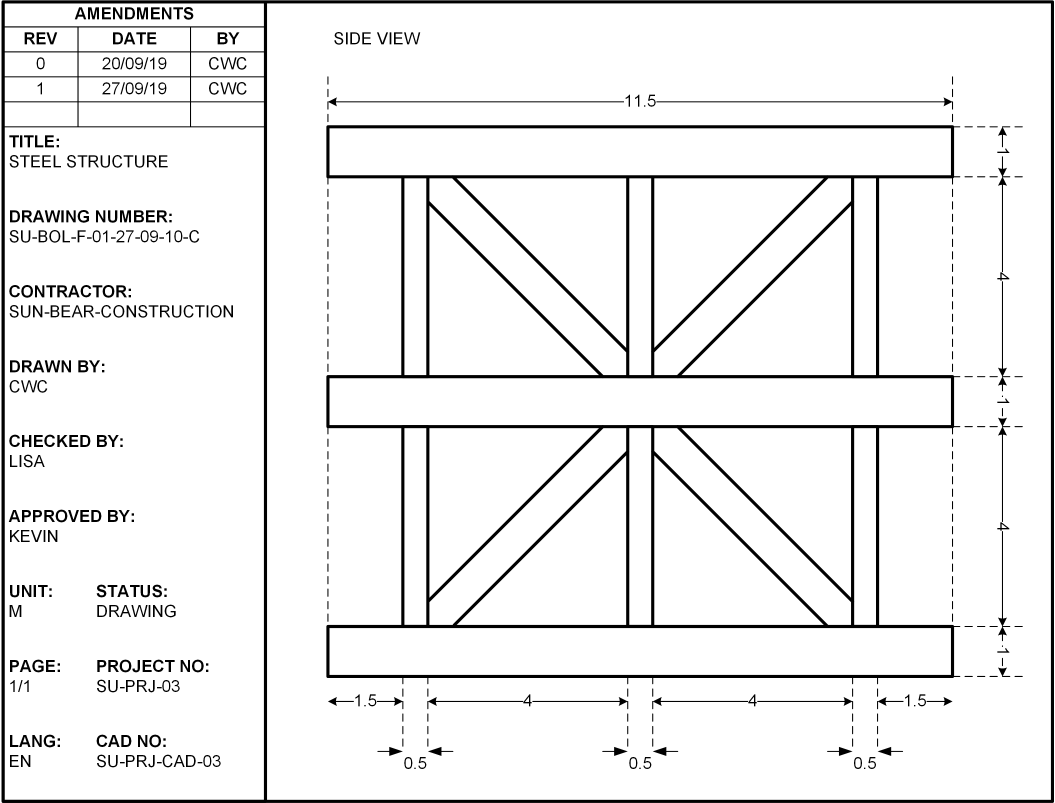
#> input picture sample_drawings/08.png, 3163 x 2409 px (shown at 1/3 size)
$ python process1.py
#> lines starting #> are read from the running program, lines starting #| are printed output that depends on the picture; after the words box and inside, x2 and y2 are one past the last pixel; in counts of white or black regions, pixels touching at a corner belong together
#!/usr/bin/env python3
# -*- coding: utf-8 -*-
"""
Created on Sun Nov  8 00:27:11 2020

@author: yywong
"""

#FOR DRAWING INFO WITH NO INTERNAL TABLE LINES
#DRAWING: 08.png

import cv2
import numpy as np
from matplotlib import pyplot as pt
import pytesseract
from pytesseract import Output
import re
import pandas as pd

pytesseract.pytesseract.tesseract_cmd = "/usr/local/bin/tesseract"

#Read image
img = cv2.imread("08.png", 0)
#> img is the input picture: shape (2409, 3163); min 0, max 255, mean 237.7
img = cv2.cvtColor(img, cv2.COLOR_BGR2RGB)

#Binarise image with the pre-defined threshold
thresh = 128
img_bin = cv2.threshold(img, thresh, 255, cv2.THRESH_BINARY)[1]
#> img_bin: shape (2409, 3163, 3); 93.3% white; 432 black regions (8 under 20 px), largest, box (x1, y1, x2, y2) and area: (979, 376, 2881, 2053) 235152, (5, 1, 3162, 2409) 138161, (1969, 292, 2859, 329) 2993

#Rotate image so that table line is horizontal
rotated = cv2.rotate(img_bin, cv2.ROTATE_90_CLOCKWISE)
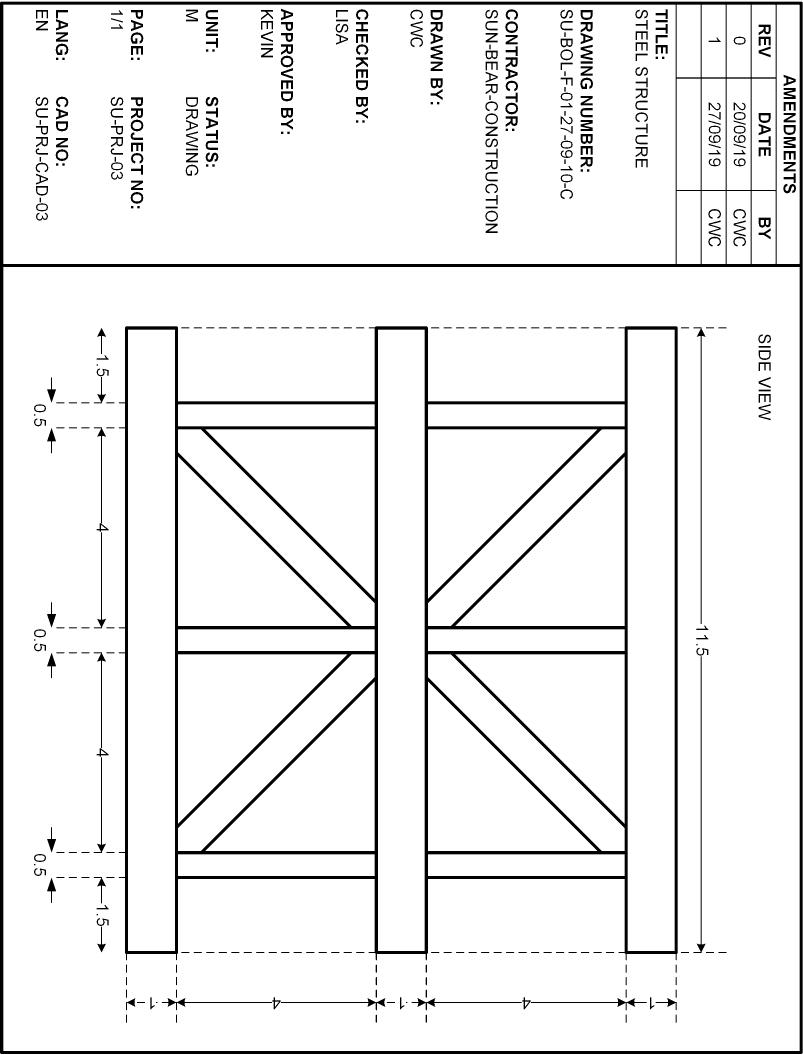
#> rotated: shape (3163, 2409, 3) (shown at 1/3 size); 93.3% white; 432 black regions (8 under 20 px), largest, box (x1, y1, x2, y2) and area: (356, 979, 2033, 2881) 235152, (0, 5, 2408, 3162) 138161, (2080, 1969, 2117, 2859) 2993

#Plot histogram to find table
counts = np.sum(rotated==0, axis=1)
#pt.plot(counts)
#pt.figure()
#pt.imshow(img_bin, cmap="gray")

#Extract drawing and save as new image

drawing = img_bin[0:2409,800:3163]
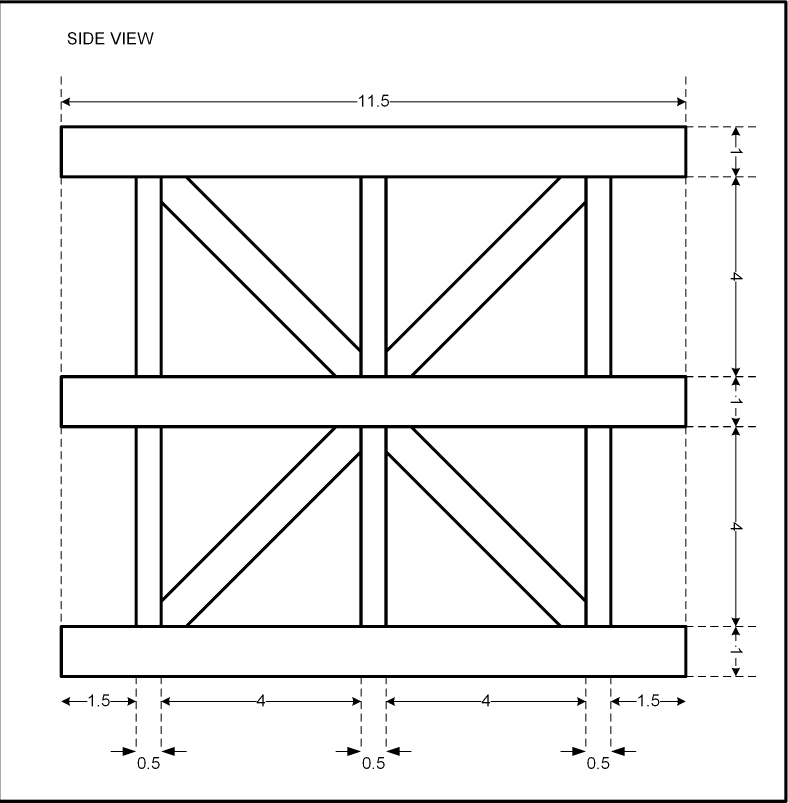
#> drawing: shape (2409, 2363, 3) (shown at 1/3 size); 93.9% white; 175 black regions (8 under 20 px), largest, box (x1, y1, x2, y2) and area: (179, 376, 2081, 2053) 235152, (0, 1, 2362, 2409) 68758, (1169, 292, 2059, 329) 2993
cv2.imwrite("drawing_08.png", drawing)

#Extract table for processing
table = img_bin[0:2409,0:800]
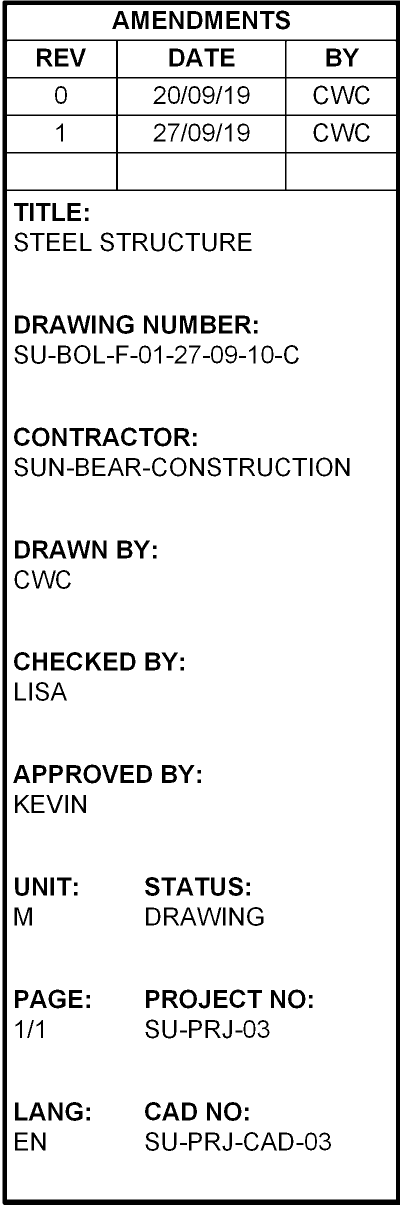
#> table: shape (2409, 800, 3) (shown at 1/2 size); 91.3% white; 258 black regions, largest, box (x1, y1, x2, y2) and area: (5, 1, 800, 2409) 69403, (264, 22, 297, 58) 790, (411, 22, 444, 58) 790
#pt.imshow(table, cmap="gray")

#Extract table data to dataframe
#> (the run stopped early here; a loop or call above may not have finished)

$ run again, with sample_drawings/01.png copied over sample_drawings/08.png
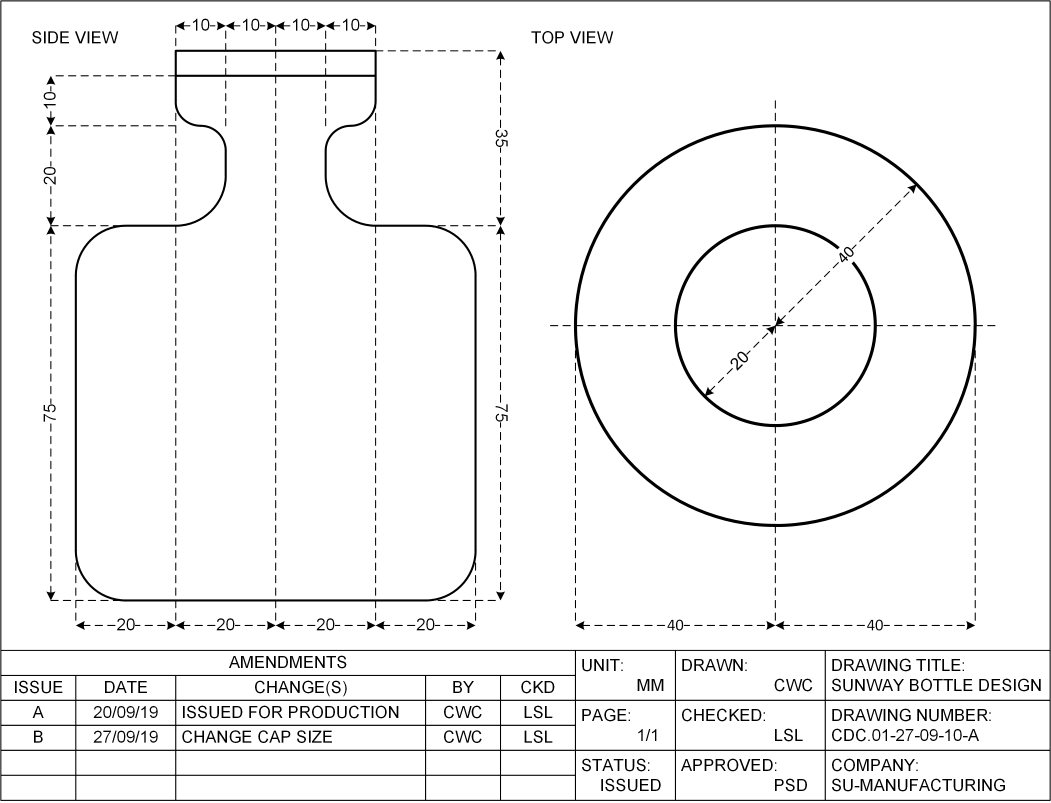
#> input picture sample_drawings/01.png, 3153 x 2409 px (shown at 1/3 size)
#> img is the input picture: shape (2409, 3153); min 0, max 255, mean 243.8
#> img_bin: shape (2409, 3153, 3); 95.5% white; 765 black regions (19 under 20 px), largest, box (x1, y1, x2, y2) and area: (1, 1, 3152, 2403) 98589, (224, 129, 1430, 1825) 43729, (1722, 373, 2949, 1600) 36170
#> `rotated = cv2.rotate(img_bin, cv2.ROTATE_90_CLOCKWISE)`:
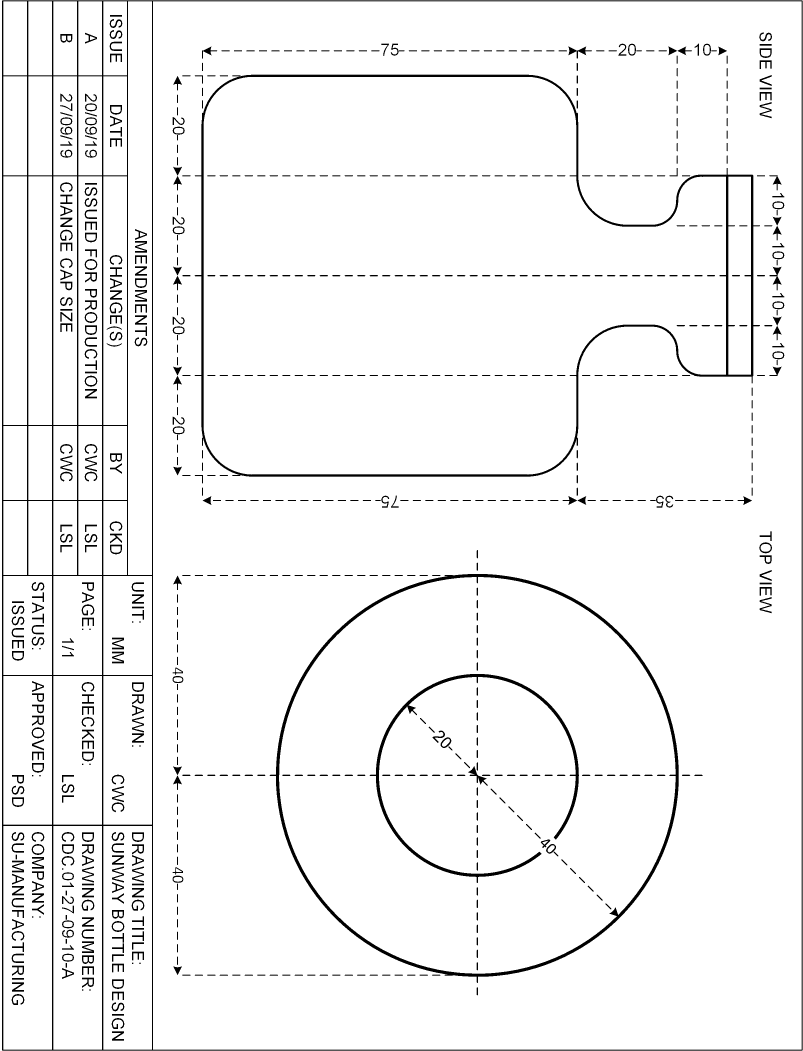
#> rotated: shape (3153, 2409, 3) (shown at 1/3 size); 95.5% white; 765 black regions (19 under 20 px), largest, box (x1, y1, x2, y2) and area: (6, 1, 2408, 3152) 98589, (584, 224, 2280, 1430) 43729, (809, 1722, 2036, 2949) 36170
#> drawing: shape (2409, 2353, 3); 95.5% white; 569 black regions (20 under 20 px), largest, box (x1, y1, x2, y2) and area: (0, 1, 2352, 2403) 66171, (922, 373, 2149, 1600) 36170, (0, 129, 630, 1825) 22624
#> `table = img_bin[0:2409,0:800]`:
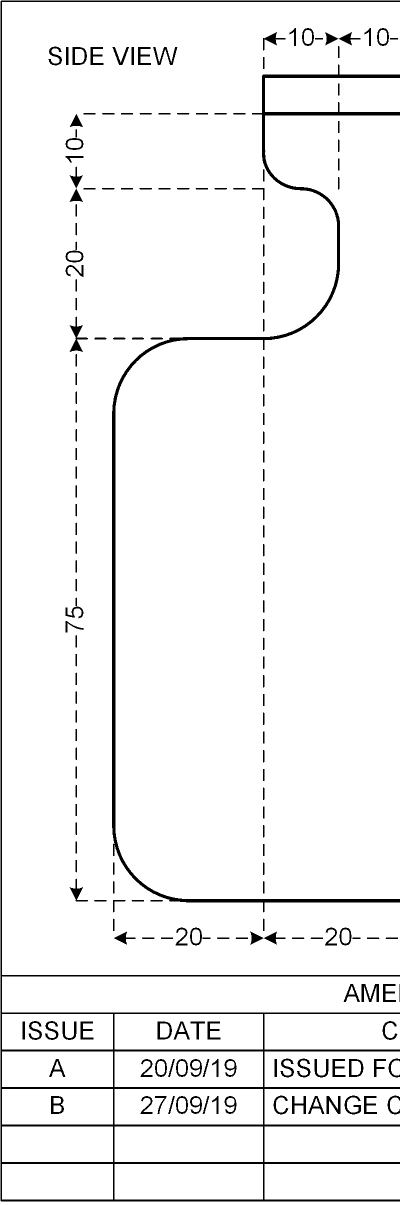
#> table: shape (2409, 800, 3) (shown at 1/2 size); 95.4% white; 202 black regions, largest, box (x1, y1, x2, y2) and area: (1, 1, 800, 2403) 32418, (224, 129, 800, 1825) 21105, (139, 633, 176, 704) 777

$ run again, with sample_drawings/03.png copied over sample_drawings/08.png
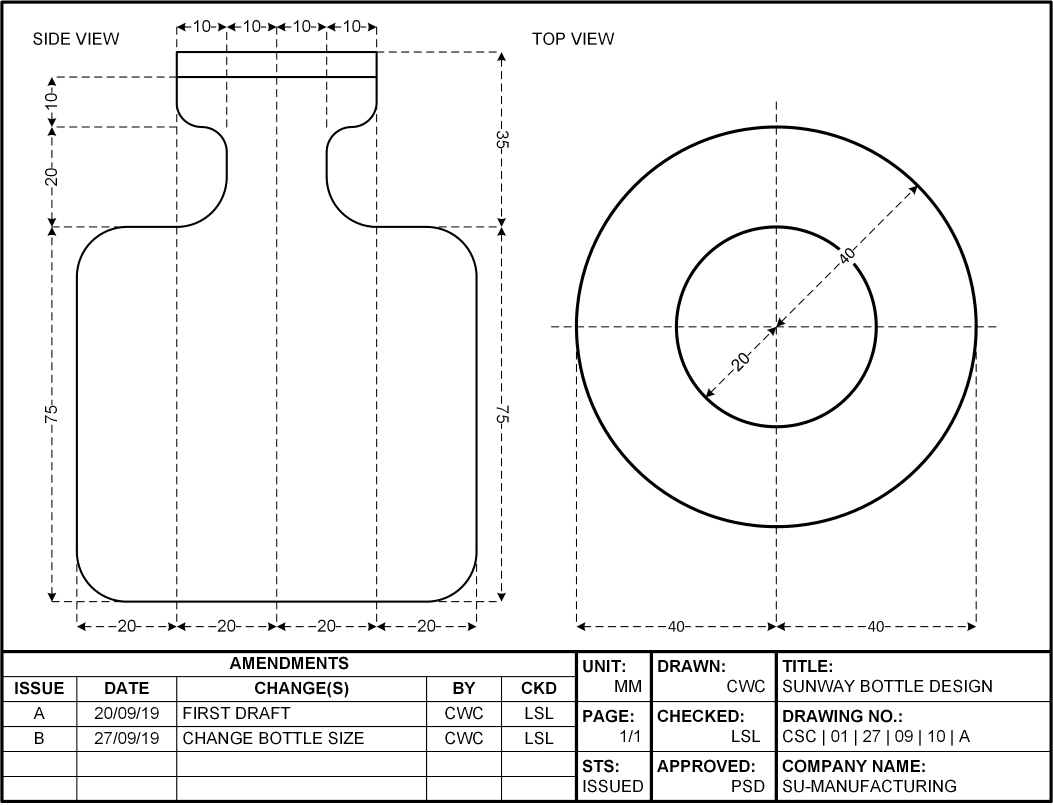
#> input picture sample_drawings/03.png, 3159 x 2413 px (shown at 1/3 size)
#> img is the input picture: shape (2413, 3159); min 0, max 255, mean 240.5
#> img_bin: shape (2413, 3159, 3); 94.3% white; 751 black regions, largest, box (x1, y1, x2, y2) and area: (1, 1, 3158, 2409) 185936, (227, 133, 1433, 1828) 42117, (1725, 376, 2952, 1603) 36142
#> `rotated = cv2.rotate(img_bin, cv2.ROTATE_90_CLOCKWISE)`:
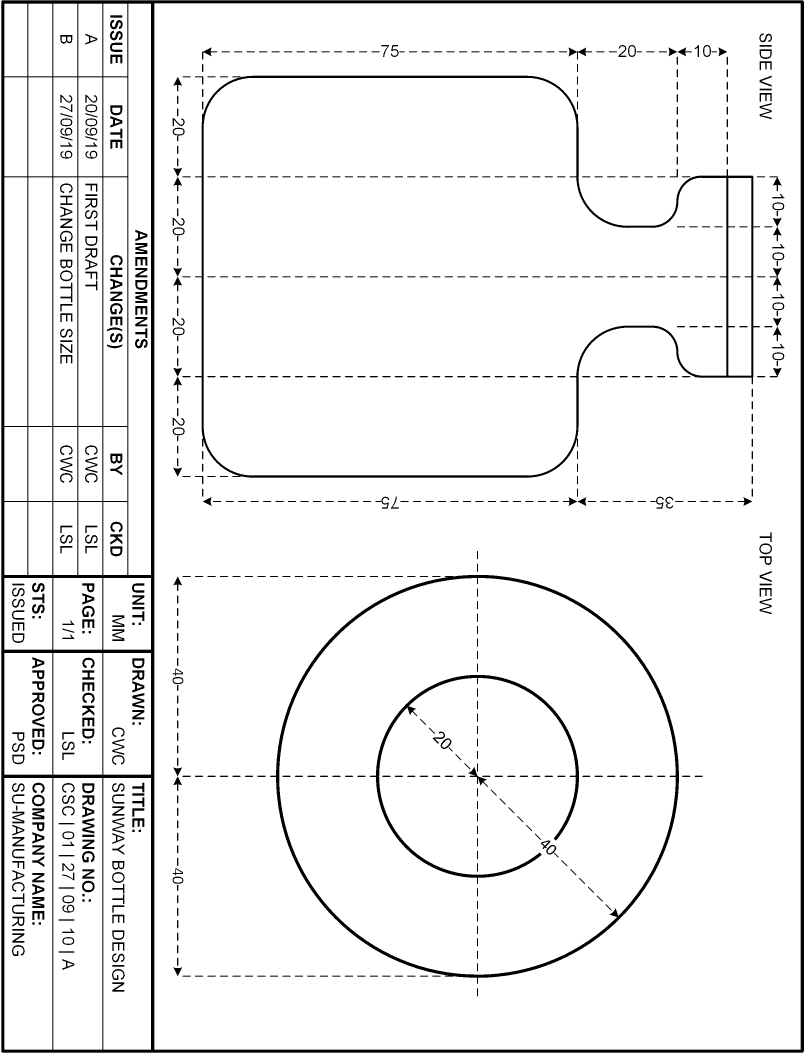
#> rotated: shape (3159, 2413, 3) (shown at 1/3 size); 94.3% white; 751 black regions, largest, box (x1, y1, x2, y2) and area: (4, 1, 2412, 3158) 185936, (585, 227, 2280, 1433) 42117, (810, 1725, 2037, 2952) 36142
#> drawing: shape (2409, 2359, 3); 94.4% white; 555 black regions, largest, box (x1, y1, x2, y2) and area: (0, 1, 2358, 2409) 126942, (925, 376, 2152, 1603) 36142, (0, 133, 633, 1828) 21705
#> `table = img_bin[0:2409,0:800]`:
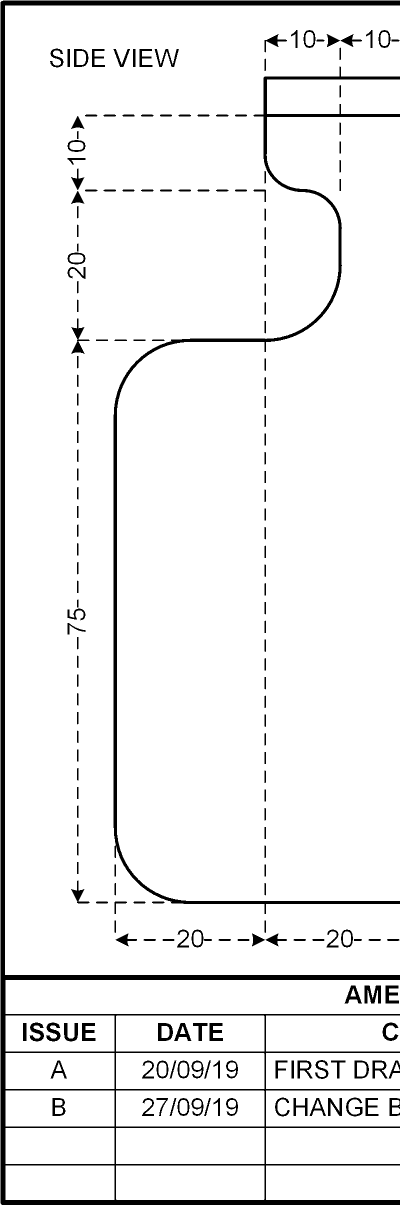
#> table: shape (2409, 800, 3) (shown at 1/2 size); 93.9% white; 201 black regions, largest, box (x1, y1, x2, y2) and area: (1, 1, 800, 2409) 58994, (227, 133, 800, 1828) 20412, (729, 1971, 762, 2007) 790
